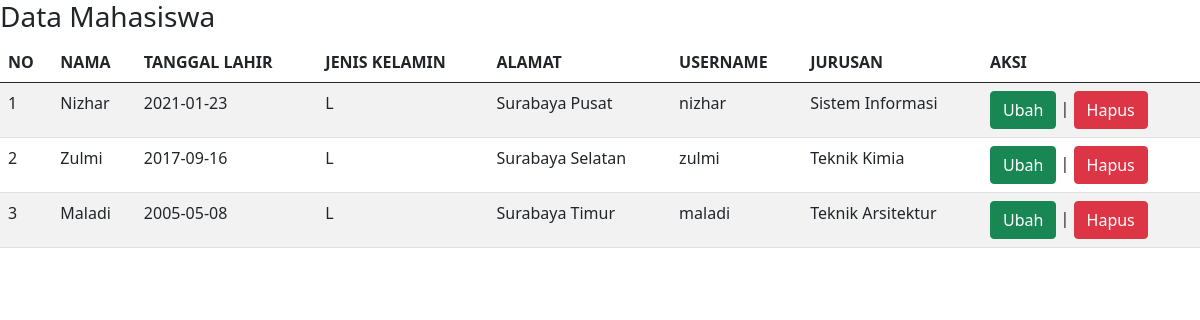
Screenshot of /tampil_mahasiswa.php with the database file from the repository.
### tables this page shows
CREATE TABLE `mahasiswa` (
  `id_mhs` int(11) NOT NULL,
  `nama` varchar(100) NOT NULL,
  `tanggal_lahir` date NOT NULL,
  `jenis_kelamin` enum('L','P') NOT NULL,
  `alamat` text NOT NULL,
  `username` varchar(255) DEFAULT NULL,
  `password` varchar(255) DEFAULT NULL,
  `id_jurusan` int(11) NOT NULL
);

CREATE TABLE `jurusan` (
  `id_jurusan` int(11) NOT NULL,
  `nama_jurusan` varchar(20) NOT NULL,
  `angkatan` varchar(20) NOT NULL
);

### tampil_mahasiswa.php (the view, shortened to what this page needs)
<!DOCTYPE html>
<html>
<head>
<link href="https://cdn.jsdelivr.net/npm/bootstrap@5.0.2/dist/css/bootstrap.min.css" rel="stylesheet">
</head>
<body>
    <h3>Data Mahasiswa</h3>
    <table class="table table-hover table-striped">
        <thead>
            <tr>
                <th>NO</th>
                <th>NAMA</th>
                <th>TANGGAL LAHIR</th>
                <th>JENIS KELAMIN</th>
                <th>ALAMAT</th>
                <th>USERNAME</th>
                <th>JURUSAN</th>
                <th>AKSI</th>
            </tr>
        </thead>
    <tbody>
        <?php
        include "koneksi.php";
        $qry_mahasiswa=mysqli_query($conn,"select * from mahasiswa join jurusan on jurusan.id_jurusan=mahasiswa.id_jurusan");
            $no=0;
        while($data_mahasiswa=mysqli_fetch_array($qry_mahasiswa)){
            $no++;?>
            <tr>
                <td><?=$no?></td><td><?=$data_mahasiswa['nama']?></td> <td><?=$data_mahasiswa['tanggal_lahir']?></td> <td><?=$data_mahasiswa['jenis_kelamin']?></td><td><?=$data_mahasiswa['alamat']?></td> <td><?=$data_mahasiswa['username']?></td> <td><?=$data_mahasiswa['nama_jurusan']?></td> <td><a href="ubah_mahasiswa.php?id_mhs=<?=$data_mahasiswa['id_mhs']?>" class="btn btn-success">Ubah</a> | <a href="hapus_mahasiswa.php?id_mhs=<?=$data_mahasiswa['id_mhs']?>" onclick="return confirm('Apakah anda yakin menghapus data ini?')" class="btn btn-danger">Hapus</a></td>
            </tr>
            <?php
            }
            ?>
    </tbody>
    </table>
</body>
</html>

### rows the page displays
mahasiswa: nama "Nizhar", tanggal_lahir "2021-01-23", jenis_kelamin "L", alamat "Surabaya Pusat", username "nizhar", id_jurusan.nama_jurusan "Sistem Informasi"
mahasiswa: nama "Zulmi", tanggal_lahir "2017-09-16", jenis_kelamin "L", alamat "Surabaya Selatan", username "zulmi", id_jurusan.nama_jurusan "Teknik Kimia"
mahasiswa: nama "Maladi", tanggal_lahir "2005-05-08", jenis_kelamin "L", alamat "Surabaya Timur", username "maladi", id_jurusan.nama_jurusan "Teknik Arsitektur"
